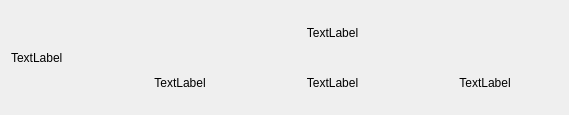
<?xml version="1.0" encoding="UTF-8"?>
<ui version="4.0">
 <class>YoutubeItemWidget</class>
 <widget class="QWidget" name="YoutubeItemWidget">
  <property name="geometry">
   <rect>
    <x>0</x>
    <y>0</y>
    <width>569</width>
    <height>115</height>
   </rect>
  </property>
  <property name="windowTitle">
   <string>Form</string>
  </property>
  <layout class="QHBoxLayout" name="horizontalLayout_2" stretch="1,5">
   <item>
    <widget class="QLabel" name="thumbnail">
     <property name="enabled">
      <bool>true</bool>
     </property>
     <property name="sizePolicy">
      <sizepolicy hsizetype="Preferred" vsizetype="Preferred">
       <horstretch>0</horstretch>
       <verstretch>0</verstretch>
      </sizepolicy>
     </property>
     <property name="minimumSize">
      <size>
       <width>64</width>
       <height>64</height>
      </size>
     </property>
     <property name="text">
      <string>TextLabel</string>
     </property>
    </widget>
   </item>
   <item>
    <layout class="QVBoxLayout" name="verticalLayout" stretch="0,0">
     <item>
      <widget class="QLabel" name="title">
       <property name="text">
        <string>TextLabel</string>
       </property>
       <property name="alignment">
        <set>Qt::AlignCenter</set>
       </property>
      </widget>
     </item>
     <item>
      <layout class="QHBoxLayout" name="horizontalLayout">
       <item>
        <widget class="QLabel" name="length">
         <property name="text">
          <string>TextLabel</string>
         </property>
         <property name="alignment">
          <set>Qt::AlignCenter</set>
         </property>
        </widget>
       </item>
       <item>
        <widget class="QLabel" name="author">
         <property name="text">
          <string>TextLabel</string>
         </property>
         <property name="alignment">
          <set>Qt::AlignCenter</set>
         </property>
        </widget>
       </item>
       <item>
        <widget class="QLabel" name="view">
         <property name="text">
          <string>TextLabel</string>
         </property>
         <property name="alignment">
          <set>Qt::AlignCenter</set>
         </property>
        </widget>
       </item>
      </layout>
     </item>
    </layout>
   </item>
  </layout>
 </widget>
 <resources/>
 <connections/>
</ui>
